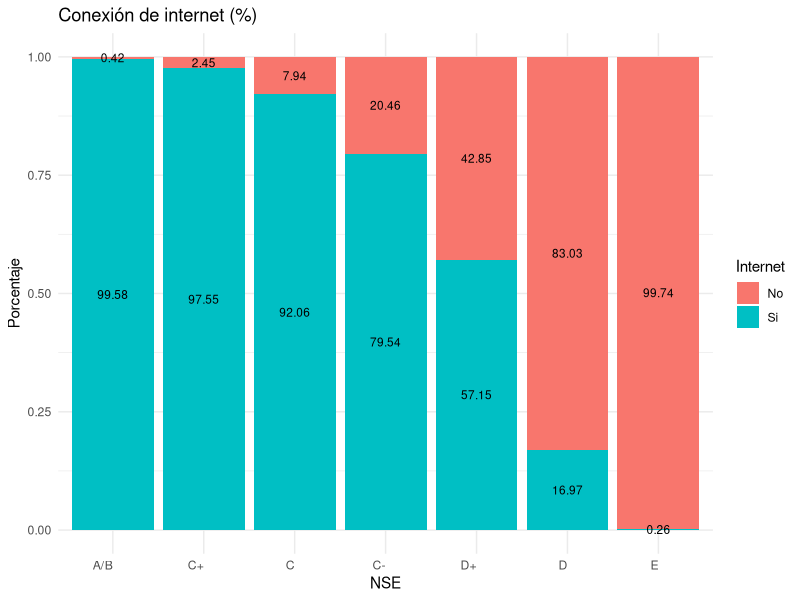
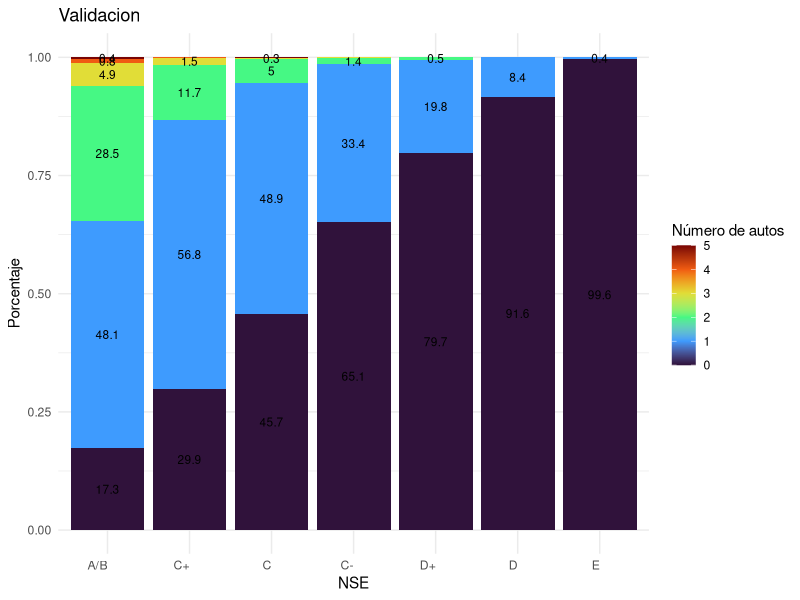

The R source for these figures, in order:
library(ggplot2)
library(dplyr)
library(tidyr)
library(lubridate)
library(openxlsx)
library(reshape2)
library(tidyr)
library(readxl)


# Cargamos las bases de datos 
setwd("../00_resources")
#setwd("C:/Users/52238/OneDrive/Documentos/Practicas 2024")

zonas_met <- readxl::read_xlsx('Composicion de ZMs.xlsx', 
                               sheet = "oficial")
Base_wifi <- readxl::read_xlsx('wifi_autos.xlsx')

# Zonas metropolitanas
#zonas_met <- read.xlsx(xlsxFile = '../Practicas 2024/Composicion de ZMs.xlsx', sheet = "oficial")

# Base_wifi <- read.xlsx(xlsxFile = '../Practicas 2024/wifi_autos.xlsx')

zonas_met_no_rep <- c()
zonas_met_no_rep <- zonas_met %>%
  group_by(zonas_met$ubic_geo) %>%
  summarise(across(everything(), ~toString(unique(.))))

zonas_met_no_rep <- subset(zonas_met_no_rep, select = c(ubic_geo,ZM))


Base <- Base_wifi

colnames(Base)[1] <- "ubic_geo"
table(nchar(Base$ubic_geo))

for(i in 1:length(Base$ubic_geo)){
  if(nchar(Base$ubic_geo[i])==4){
    Base$ubic_geo[i]<- paste0("0", Base$ubic_geo[i])
  }else{
    Base$ubic_geo[i] <- Base$ubic_geo[i]
  }
}

Base_resultante <- merge(
  x = Base, 
  y = zonas_met_no_rep,
  by.x = "ubic_geo",
  by.y = "ubic_geo",
  all.x = TRUE
)

# Tabla sin NA en NSE
unique(Base_resultante$ZM)

nueva_tabla <- 0
condicion <- !is.na(Base_resultante$NSE_NUEVO)

nueva_tabla <- Base_resultante[condicion,]

unique(nueva_tabla$NSE_NUEVO)

Base_resultante <- nueva_tabla

# Modificamos la tabla "Tabla" para dejar solo las columnas que estarmeos utilizando
Base_resultante <- subset(Base_resultante, select = c(ubic_geo,ZM,conex_inte, num_auto
                                                  ,NSE_NUEVO,factor))


# Muestra 
muestra_autos_ZM <- data.frame(table(Base_resultante$ZM))

total <- length(Base_resultante$ZM)-sum(table(Base_resultante$ZM))
total
vec <- c("sin zona",total)


muestra_autos_ZM<-rbind(muestra_autos_ZM,vec)

#sum(table(Tabla$ZM))

# writexl::write_xlsx(muestra_autos_ZM, "Muestras_autos_ZM.xlsx")


# summarise(group_by(Base_original,NSE_NUEVO),suma_alimentos = sum(alimentos))


# Creamos la tabla dinamica 
resultado_wifi <- Base_resultante %>%
  group_by(ZM, NSE_NUEVO) %>%
  summarise(Suma_wifi = sum(conex_inte)) %>%
  # group_by(NSE_NUEVO) %>%
  mutate(Porcentaje_total = Suma_wifi / sum(Suma_wifi)) %>%
  pivot_wider(names_from = NSE_NUEVO, values_from = c(Suma_wifi, Porcentaje_total))

resultado_autos <- Base_resultante %>%
  group_by(ZM, NSE_NUEVO) %>%
  summarise(Suma_autos = sum(num_auto)) %>%
  # group_by(NSE_NUEVO) %>%
  mutate(Porcentaje_total = Suma_autos / sum(Suma_autos)) %>%
  pivot_wider(names_from = NSE_NUEVO, values_from = c(Suma_autos, Porcentaje_total))

resultado_wifi <- resultado_wifi[,-c(2,3,4,5,6,7,8)]
resultado_autos <- resultado_autos[,-c(2,3,4,5,6,7,8)]
colnames(resultado_autos)

resultado_wifi <- resultado_wifi[,c(1,2,4,3,5,7,6,8)]
resultado_autos <- resultado_autos[,c(1,2,4,3,5,7,6,8)]

colnames(resultado_wifi) <- c("ZM","AB","C+","C","C-","D+","D","E")
colnames(resultado_autos) <- c("ZM","AB","C+","C","C-","D+","D","E")


# Validacion
pa <- apply(resultado_wifi, MARGIN = 2, FUN=as.double)
r<-apply(pa,MARGIN = 1,FUN=sum,na.rm=TRUE)
p_2 <- apply(resultado_autos, MARGIN = 2, FUN=as.double)
r_2 <- apply(p_2,MARGIN = 1,FUN=sum,na.rm=TRUE)

valid_3 <- data.frame()
valid_3 <- data.frame(
  "Internet"=r,
  "Autos"=r_2
)

rrr <- resultado_wifi$ZM

rrr <-na.omit(rrr)
rrr <- append(rrr,"sin zona")

#row.names(valid_2)<- rrr
valid_3$ZM<- rrr

valid_3 <-valid_3[,c(3,1,2)]

# writexl::write_xlsx(valid_3,"Validacion_Autos.xlsx")

resultado_wifi$variable <- "Internet"


long_df <- gather(resultado_wifi, key = "NSE",
                  value = "Porcentaje",
                  -c(ZM, variable))

long_df$valor <- "Conexión a internet"

long_df <- long_df[order(long_df$ZM),]


Dash_wifi <- data.frame(
  ZM = character(),
  variable = character(),
  NSE = character(),
  Porcentaje = numeric(),
  valor = character(),
  stringsAsFactors = FALSE  
)



# Agregar un renglón vacío al data frame
Dash_wifi<- rbind(Dash_wifi, c("", NA, NA, "", ""))
View(Dash_wifi)

colnames(Dash_wifi)<-c ("ZM", "variable", "NSE", 
                "Porcentaje", "valor")

Dash_wifi <- rbind(Dash_wifi,long_df)

Dash_wifi <- Dash_wifi[-1,]


####### Transporte 
resultado_autos$variable <- "Autos"


long_df <- gather(resultado_autos, key = "NSE",
                  value = "Porcentaje",
                  -c(ZM, variable))

long_df$valor <- "Número de autos"

long_df <- long_df[order(long_df$ZM),]


Dash_wifi<- rbind(Dash_wifi,long_df)

for(i in 1:length(Dash_wifi$ZM)){
  if(is.na(Dash_wifi$ZM[i])){
    Dash_wifi$ZM[i]<- "SIN ZONA"
  }
}


## Total WIFI 
resultado_wifi <- Base_resultante %>%
  group_by(ZM, NSE_NUEVO) %>%
  summarise(Suma_wifi = sum(conex_inte)) %>%
  # group_by(NSE_NUEVO) %>%
  mutate(Porcentaje_total = Suma_wifi / sum(Suma_wifi)) %>%
  pivot_wider(names_from = NSE_NUEVO, values_from = c(Suma_wifi, Porcentaje_total))

resultado_wifi <- resultado_wifi[,-c(9,10,11,12,13,14,15)]
colnames(resultado_wifi)<- c("ZM","AB", "C","C+","C-","D","D+","E")

# ordenamos las columnas
resultado_wifi <- resultado_wifi[,c("ZM","AB","C+","C","C-","D+","D","E")]

#  colnames(resultado_wifi)

suma_wifi <- apply(resultado_wifi[,-1], MARGIN = 2, FUN=sum,na.rm = TRUE)
suma_wifi


Total_wifi <- sum(suma_wifi)
Total_wifi
Porc_wifi <- suma_wifi/Total_wifi

# Porcentajes del total de wifi
Porc_wifi

#### Autos 
resultado_autos <- Base_resultante %>%
  group_by(ZM, NSE_NUEVO) %>%
  summarise(Suma_autos = sum(num_auto)) %>%
  # group_by(NSE_NUEVO) %>%
  mutate(Porcentaje_total = Suma_autos / sum(Suma_autos)) %>%
  pivot_wider(names_from = NSE_NUEVO, values_from = c(Suma_autos, Porcentaje_total))

resultado_autos <- resultado_autos[,-c(9,10,11,12,13,14,15)]
colnames(resultado_autos)
colnames(resultado_autos)<- c("ZM","AB", "C","C+","C-","D","D+","E")

# ordenamos las columnas
resultado_wifi <- resultado_wifi[,c("ZM","AB","C+","C","C-","D+","D","E")]

#  colnames(resultado_wifi)

suma_autos <- apply(resultado_autos[,-1], MARGIN = 2, FUN=sum,na.rm = TRUE)
suma_autos


Total_autos <- sum(suma_autos)
Total_autos
Porc_autos <- suma_autos/Total_autos
Porc_autos



# Agregamos el wifi total 


e <- data.frame(
  AB = character(),
  C = character(),
  'C+' = numeric(),
  'C-' = character(),
  D = character(),
  'D+' = character(),
  E = character(),
  stringsAsFactors = FALSE  
)


e <- rbind(e,Porc_wifi)
colnames(e)<- c("AB","C+","C","C-","D+","D","E")


e$ZM <- "TOTAL PAÍS"
e$variable <- "Internet"

long_df <- gather(e, key = "NSE",
                  value = "Porcentaje",
                  -c(ZM, variable))

long_df$valor <- "Conexión a internet"

Dash_wifi <- rbind(Dash_wifi,long_df)

# Agregamos el total de autos 
e <- data.frame(
  AB = character(),
  C = character(),
  'C+' = numeric(),
  'C-' = character(),
  D = character(),
  'D+' = character(),
  E = character(),
  stringsAsFactors = FALSE  
)


e <- rbind(e,Porc_autos)
colnames(e)<- c("AB","C+","C","C-","D+","D","E")


e$ZM <- "TOTAL PAÍS"
e$variable <- "Autos"

long_df <- gather(e, key = "NSE",
                  value = "Porcentaje",
                  -c(ZM, variable))

long_df$valor <- "Número de autos"

Dash_wifi <- rbind(Dash_wifi,long_df)

for(i in 1:length(Dash_wifi$Porcentaje)){
  if(is.na(Dash_wifi$Porcentaje[i])){
    Dash_wifi$Porcentaje[i]<-0
  }
     }

2*76*7



Base_resultante$condicion <- ifelse(Base_resultante$conex_inte/Base_resultante$factor
                                    > 1,0,1)

x<-group_by(Base_resultante,NSE_NUEVO)

y<-summarise(x,"suma"=sum(condicion),"n"=length(condicion))

y$porc <- y$suma/y$n

y$no <- 1-y$porc

#condicion <- Dash_wifi$variable == "Internet" & Dash_wifi$ZM == "TOTAL PAÍS"
#wifi<-Dash_wifi[condicion,]

#wifi$Porcentaje <- as.double(wifi$Porcentaje)
#wifi$NO <- 1-wifi$Porcentaje 


chivis_g <- c()
chivis_g2 <-c()
for(i in 1:nrow(y)){
  chivis <- c()
  chivis_2 <- c()
  chivis<-append(chivis,y$porc[i])
  chivis<-append(chivis,y$no[i])
  #chivis_2<-append(chivis_2,"Si")
  #chivis_2<-append(chivis_2,"No")
  
  chivis_g <- append(chivis_g,chivis[1])
  chivis_g <- append(chivis_g,chivis[2])
  #chivis_g2 < append(chivis_g2,chivis_2)
  
  
}

sino <- rep(c("Si","No"),nrow(y))


nse_g<-c()
for(i in 1:nrow(y)){
  nse <- c()
  nse <- rep(y$NSE_NUEVO[i],2)
  nse_g <- append(nse_g,nse)
}


grafica <- data.frame(
  "NSE"=nse_g,
  "Porcentaje"=chivis_g,
  "Internet"=sino
)

orden_filas <- c("A/B","C+","C","C-","D+","D","E")
grafica$NSE2 <- factor(grafica$NSE,levels = orden_filas)

#grafica <- grafica[condicion,]

ggplot(grafica, aes(x = NSE2, y = Porcentaje, fill = Internet)) +
  geom_bar(stat = "identity") +
  geom_text(aes(label =ifelse(round(Porcentaje,4)>0.001,
                              100*round(Porcentaje,4),"")),
            position = position_stack(vjust = 0.5),
            size = 3)+
  labs(title = "Conexión de internet (%)",
       y = "Porcentaje",
       x = "NSE",
       fill = "Internet") +
  theme_minimal() +
  theme(axis.text.x = element_text(angle = 0, hjust = 1)) 


# Gráfica número de autos


Base_resultante$condicion <- Base_resultante$num_auto / Base_resultante$factor
table(Base_resultante$condicion)
Base_resultante$division <- Base_resultante$num_auto / Base_resultante$factor
Base_resultante$condicion_2 <- ifelse(Base_resultante$condicion>4,5,
                                    Base_resultante$condicion)

#Base_resultante$num_auto

table(Base_resultante$condicion_2)

x<-group_by(Base_resultante,NSE_NUEVO, condicion_2)

colnames(Base_resultante)


y2<-summarise(x,"n"=sum(condicion_2),"n2"=length(condicion_2))
y<-summarise(x,"n"=length(condicion))

#write.csv(y,"Sumas_autos.csv")

r<-group_by(y2,NSE_NUEVO)

r <- mutate(r,"suma"=sum(n2))

r$porc <- round(r$n2/r$suma,3)



orden_filas <- c("A/B","C+","C","C-","D+","D","E")
r$NSE2 <- factor(r$NSE_NUEVO,levels = orden_filas)


#grafica <- grafica[condicion,]


ggplot(r, aes(x = NSE2, y = porc, fill = condicion_2)) +
  geom_bar(stat = "identity") +
  geom_text(aes(label =ifelse(round(porc,4)>0.001,
                              100*round(porc,4),"")),
            position = position_stack(vjust = 0.5),
            size = 3)+
  labs(title = "Validacion",
       y = "Porcentaje",
       x = "NSE",
       fill = "Número de autos") +
  scale_fill_viridis_c(option = "H")+
  theme_minimal() +
  theme(axis.text.x = element_text(angle = 0, hjust = 1)) 

write.csv(r,"verbaños.csv")

table(r$division)

writexl:: write_xlsx(Dash_wifi,"BASE_WIFI_AUTOS.xlsx")
